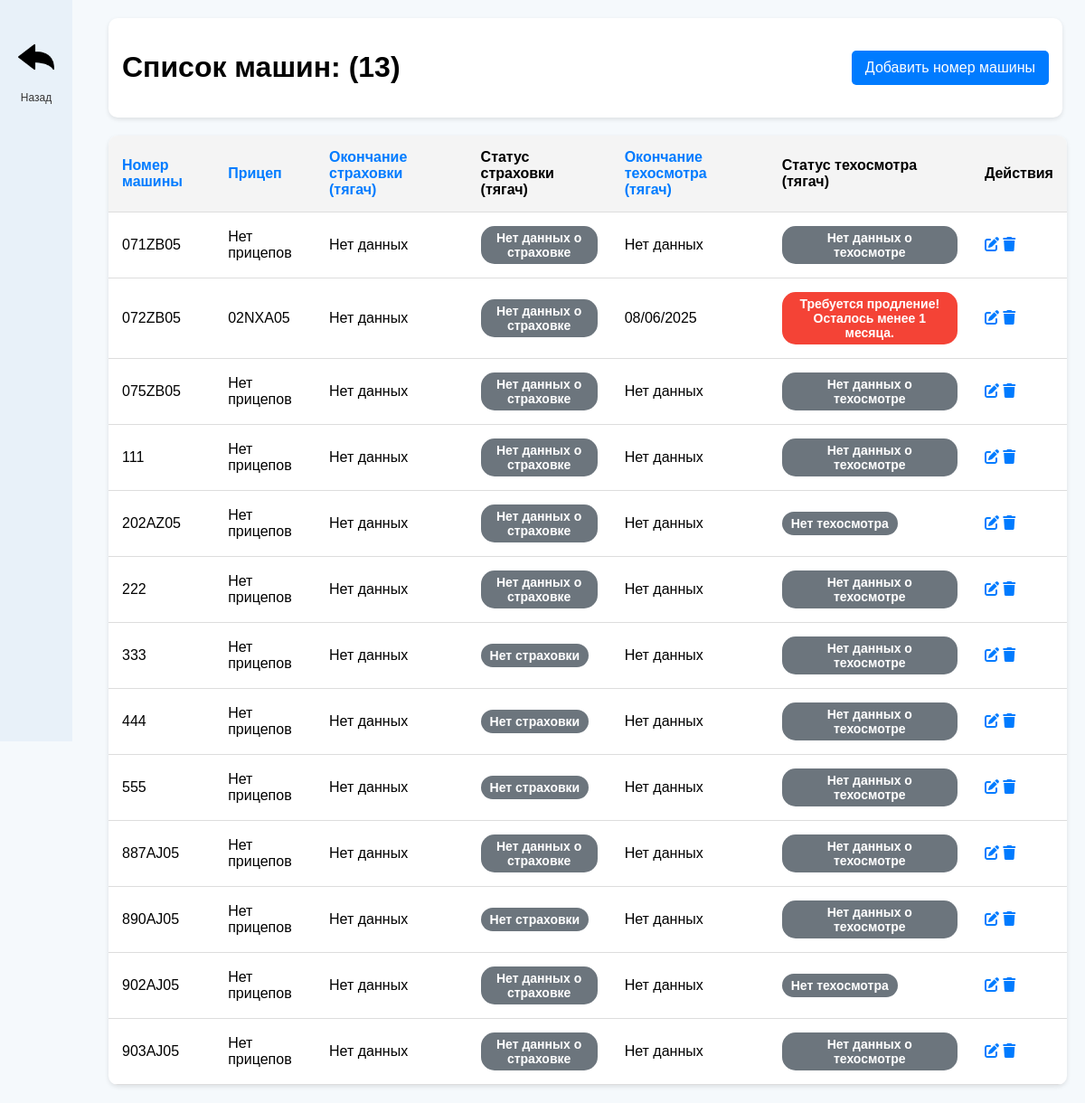
Screenshot of /cars/ with the database file from the repository.
### visas/models.py (models this page shows, shortened)
class CarNumber(models.Model):
    number = models.CharField(max_length=20, unique=True, verbose_name="Номер машины")

class TruckInsurance(models.Model):
    truck_number = models.OneToOneField(CarNumber, on_delete=models.CASCADE, unique=True, verbose_name="Машина", blank=True, null=True)
    insurance_issue_date = models.DateField(null=True, blank=True, verbose_name="Дата получения страховки")
    insurance_expiry_date = models.DateField(null=True, blank=True, verbose_name="Дата окончания страховки")
    def insurance_status(self):
        if not self.insurance_expiry_date:
            return "Нет данных о страховке"
    def insurance_status_text(self):
        if not self.insurance_expiry_date:
            return "Нет данных о страховке"

class TruckInspection(models.Model):
    truck_number = models.OneToOneField(CarNumber, on_delete=models.CASCADE, unique=True, verbose_name="Машина (Тягач)", blank=True, null=True)
    inspection_issue_date = models.DateField(null=True, blank=True, verbose_name="Дата техосмотра")
    inspection_expiry_date = models.DateField(null=True, blank=True, verbose_name="Дата окончания техосмотра")
    def inspection_status(self):
        if not self.inspection_expiry_date:
            return "Нет данных о техосмотре"
        today = date.today()
        delta = (self.inspection_expiry_date - today).days
        if delta > 90:
            return "green"
        elif 30 <= delta <= 90:
            return "yellow"
        else:
            return "red"
    def inspection_status_text(self):
        if not self.inspection_expiry_date:
            return "Нет данных о техосмотре"
        today = date.today()
        delta = (self.inspection_expiry_date - today).days
        if delta > 90:
            return "Всё в порядке. Осталось более 3 месяцев."
        elif 30 <= delta <= 90:
            return "Осталось половина срока. Рекомендуется проверить."
        else:
            return "Требуется продление! Осталось менее 1 месяца."

class TrailerNumber(models.Model):
    number = models.CharField(max_length=20, unique=True, verbose_name="Номер прицепа")
    car_number = models.ForeignKey(CarNumber, related_name="trailers", on_delete=models.CASCADE, null=True, blank=True)

### visas/views.py (the view)
# urls.py: path('cars/', car_number_list, name='car_number_list'),
def car_number_list(request):
    sort_field = request.GET.get('sort', 'number')
    sort_order = request.GET.get('order', 'asc')
    car_numbers = CarNumber.objects.all()
    if sort_field == 'number':
        if sort_order == 'asc':
            car_numbers = car_numbers.order_by('number')
        else:
            car_numbers = car_numbers.order_by('-number')
    elif sort_field == 'truckinsurance__insurance_expiry_date':
        if sort_order == 'asc':
            car_numbers = car_numbers.order_by('truckinsurance__insurance_expiry_date')
        else:
            car_numbers = car_numbers.order_by('-truckinsurance__insurance_expiry_date')
    elif sort_field == 'truckinspection__inspection_expiry_date':
        if sort_order == 'asc':
            car_numbers = car_numbers.order_by('truckinspection__inspection_expiry_date')
        else:
            car_numbers = car_numbers.order_by('-truckinspection__inspection_expiry_date')
    elif sort_field == 'trailers__number':
        if sort_order == 'asc':
            car_numbers = car_numbers.order_by('trailers__number')
        else:
            car_numbers = car_numbers.order_by('-trailers__number')
    return render(request, 'visas/car_number_list.html', {
        'car_numbers': car_numbers,
        'sort_field': sort_field,
        'sort_order': sort_order
    })

### visas/templates/visas/car_number_list.html (shortened to what this page needs)
<!DOCTYPE html>
<html lang="ru">
<head>
    {% load static %}
    <link rel="stylesheet" href="https://cdnjs.cloudflare.com/ajax/libs/font-awesome/6.0.0/css/all.min.css">
</head>
<body>
    <div class="container">
        <div class="sidebar">
            <a href="{% url 'index' %}">
                <img src="{% static 'images/back_icon.png' %}" alt="Люди и Машины">
                <span>Назад</span>
            </a>
        </div>
        <div class="content">
            <div class="header">
                <h1>Список машин: ({{ car_numbers.count }})</h1>
                <a href="{% url 'car_number_create' %}" class="btn">Добавить номер машины</a>
            </div>
            <table>
                <thead>
                    <tr>
                        <th><a href="?sort=number&order={% if sort_order == 'asc' %}desc{% else %}asc{% endif %}">Номер машины</a></th>
                        <th><a href="?sort=trailers__number&order={% if sort_order == 'asc' %}desc{% else %}asc{% endif %}">Прицеп</a></th>
                        <th><a href="?sort=truckinsurance__insurance_expiry_date&order={% if sort_order == 'asc' %}desc{% else %}asc{% endif %}">Окончание страховки (тягач)</a></th>
                        <th>Статус страховки (тягач)</th>
                        <th><a href="?sort=truckinspection__inspection_expiry_date&order={% if sort_order == 'asc' %}desc{% else %}asc{% endif %}">Окончание техосмотра (тягач)</a></th>
                        <th>Статус техосмотра (тягач)</th>
                        <th>Действия</th>
                    </tr>
                </thead>
                <tbody>
                    {% for car in car_numbers %}
                    <tr>
                        <td>{{ car.number }}</td>
                        <td>
                            {% if car.trailers.all %}
                                {% for trailer in car.trailers.all %}
                                    <div>{{ trailer.number }}</div>
                                {% endfor %}
                            {% else %}
                                Нет прицепов
                            {% endif %}
                        </td>
                        <td>{{ car.truckinsurance.insurance_expiry_date|date:"d/m/Y"|default:"Нет данных" }}</td>
                        <td>
                            <div class="status {% if car.truckinsurance.insurance_status == 'green' %}green{% elif car.truckinsurance.insurance_status == 'yellow' %}yellow{% elif car.truckinsurance.insurance_status == 'red' %}red{% else %}gray{% endif %}">
                                {{ car.truckinsurance.insurance_status_text|default:"Нет страховки" }}
                            </div>
                        </td>
                        <td>{{ car.truckinspection.inspection_expiry_date|date:"d/m/Y"|default:"Нет данных" }}</td>
                        <td>
                            <div class="status {% if car.truckinspection.inspection_status == 'green' %}green{% elif car.truckinspection.inspection_status == 'yellow' %}yellow{% elif car.truckinspection.inspection_status == 'red' %}red{% else %}gray{% endif %}">
                                {{ car.truckinspection.inspection_status_text|default:"Нет техосмотра" }}
                            </div>
                        </td>
                        <td>
                            <a href="{% url 'car_number_update' car.pk %}"><i class="fas fa-edit"></i></a>
                            <a href="{% url 'car_number_delete' car.pk %}"><i class="fas fa-trash"></i></a>
                        </td>
                    </tr>
                    {% empty %}
                    <tr>
                        <td colspan="7" style="text-align: center; padding: 20px;">Нет данных</td>
                    </tr>
                    {% endfor %}
                </tbody>
            </table>
        </div>
    </div>
</body>
</html>

### visas/templates/visas/car_number_list.html (style rules this page uses)
body { font-family: Arial, sans-serif; margin: 0; padding: 0; background-color: #f5f9fc; }
.container { display: flex; position: relative; }
.sidebar { width: 80px; background-color: #e8f1f9; height: 100vh; display: flex; flex-direction: column; align-items: center; padding-top: 20px; position: fixed; top: 0; left: 0; z-index: 1000; }
.sidebar a { margin: 15px 0; color: #333; font-size: 20px; text-decoration: none; display: flex; align-items: center; justify-content: center; width: 60px; height: 60px; border-radius: 12px; transition: background 0.3s; position: relative; }
.sidebar a img { width: 40px; height: 40px; margin-bottom: 5px; }
.sidebar a span { font-size: 12px; position: absolute; bottom: -20px; left: 50%; transform: translateX(-50%); color: #333; }
.content { flex-grow: 1; padding: 20px; margin-left: 100px; }
.header { position: sticky; top: 0; left: 100px; width: calc(100% - 35px); display: flex; justify-content: space-between; align-items: center; background-color: white; padding: 15px; border-radius: 10px; box-shadow: 0px 2px 5px rgba(0, 0, 0, 0.1); z-index: 999; }
.btn { background-color: #007bff; color: white; border: none; padding: 10px 15px; border-radius: 5px; cursor: pointer; text-decoration: none; }
table { width: 100%; border-collapse: collapse; margin-top: 20px; background: white; border-radius: 10px; overflow: hidden; box-shadow: 0px 2px 5px rgba(0,0,0,0.1); }
th, td { padding: 15px; border-bottom: 1px solid #ddd; text-align: left; }
th { background-color: #f4f4f4; }
.status { padding: 5px 10px; border-radius: 15px; font-size: 14px; font-weight: bold; text-align: center; display: inline-block; width: auto; }
.red { background-color: #f44336; color: white; }
.gray { background-color: #6c757d; color: white; }
a { text-decoration: none; color: inherit; }
th a, td a i { color: #007bff; transition: color 0.3s; }

### rows the page displays
CarNumber: number "071ZB05", shows "Нет прицепов", truckinsurance.insurance_expiry_date "Нет данных", truckinsurance.insurance_status_text "Нет данных о страховке", truckinspection.inspection_expiry_date "Нет данных", truckinspection.inspection_status_text "Нет данных о техосмотре"
CarNumber: number "072ZB05", truckinsurance.insurance_expiry_date "Нет данных", truckinsurance.insurance_status_text "Нет данных о страховке", truckinspection.inspection_expiry_date "08/06/2025", truckinspection.inspection_status_text "Требуется продление! Осталось менее 1 месяца."
TrailerNumber: number "02NXA05"
CarNumber: number "075ZB05", shows "Нет прицепов", truckinsurance.insurance_expiry_date "Нет данных", truckinsurance.insurance_status_text "Нет данных о страховке", truckinspection.inspection_expiry_date "Нет данных", truckinspection.inspection_status_text "Нет данных о техосмотре"
CarNumber: number "111", shows "Нет прицепов", truckinsurance.insurance_expiry_date "Нет данных", truckinsurance.insurance_status_text "Нет данных о страховке", truckinspection.inspection_expiry_date "Нет данных", truckinspection.inspection_status_text "Нет данных о техосмотре"
CarNumber: number "202AZ05", shows "Нет прицепов", truckinsurance.insurance_expiry_date "Нет данных", truckinsurance.insurance_status_text "Нет данных о страховке", truckinspection.inspection_expiry_date "Нет данных", truckinspection.inspection_status_text "Нет техосмотра"
CarNumber: number "222", shows "Нет прицепов", truckinsurance.insurance_expiry_date "Нет данных", truckinsurance.insurance_status_text "Нет данных о страховке", truckinspection.inspection_expiry_date "Нет данных", truckinspection.inspection_status_text "Нет данных о техосмотре"
CarNumber: number "333", shows "Нет прицепов", truckinsurance.insurance_expiry_date "Нет данных", truckinsurance.insurance_status_text "Нет страховки", truckinspection.inspection_expiry_date "Нет данных", truckinspection.inspection_status_text "Нет данных о техосмотре"
CarNumber: number "444", shows "Нет прицепов", truckinsurance.insurance_expiry_date "Нет данных", truckinsurance.insurance_status_text "Нет страховки", truckinspection.inspection_expiry_date "Нет данных", truckinspection.inspection_status_text "Нет данных о техосмотре"
CarNumber: number "555", shows "Нет прицепов", truckinsurance.insurance_expiry_date "Нет данных", truckinsurance.insurance_status_text "Нет страховки", truckinspection.inspection_expiry_date "Нет данных", truckinspection.inspection_status_text "Нет данных о техосмотре"
CarNumber: number "887AJ05", shows "Нет прицепов", truckinsurance.insurance_expiry_date "Нет данных", truckinsurance.insurance_status_text "Нет данных о страховке", truckinspection.inspection_expiry_date "Нет данных", truckinspection.inspection_status_text "Нет данных о техосмотре"
CarNumber: number "890AJ05", shows "Нет прицепов", truckinsurance.insurance_expiry_date "Нет данных", truckinsurance.insurance_status_text "Нет страховки", truckinspection.inspection_expiry_date "Нет данных", truckinspection.inspection_status_text "Нет данных о техосмотре"
CarNumber: number "902AJ05", shows "Нет прицепов", truckinsurance.insurance_expiry_date "Нет данных", truckinsurance.insurance_status_text "Нет данных о страховке", truckinspection.inspection_expiry_date "Нет данных", truckinspection.inspection_status_text "Нет техосмотра"
CarNumber: number "903AJ05", shows "Нет прицепов", truckinsurance.insurance_expiry_date "Нет данных", truckinsurance.insurance_status_text "Нет данных о страховке", truckinspection.inspection_expiry_date "Нет данных", truckinspection.inspection_status_text "Нет данных о техосмотре"

### other values shown
{{ car_numbers.count }} "13"
